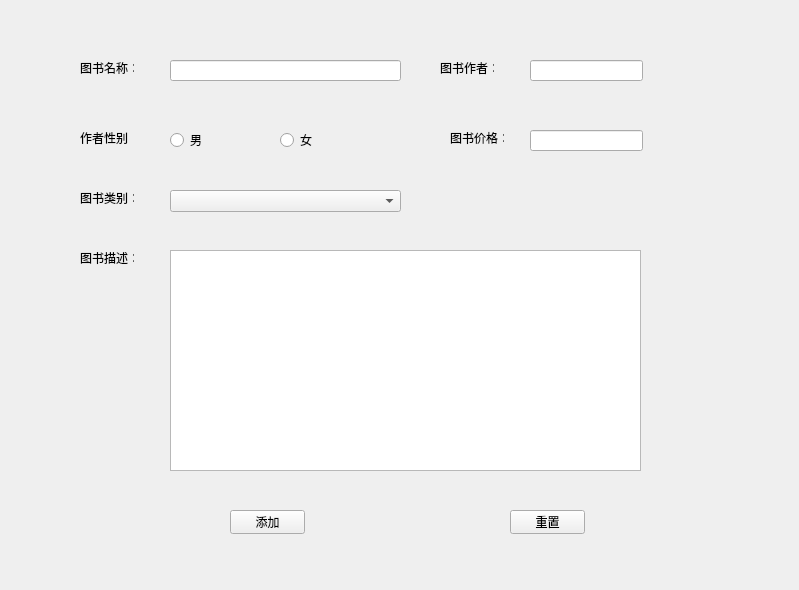
<?xml version="1.0" encoding="UTF-8"?>
<ui version="4.0">
 <class>Form</class>
 <widget class="QWidget" name="Form">
  <property name="geometry">
   <rect>
    <x>0</x>
    <y>0</y>
    <width>799</width>
    <height>590</height>
   </rect>
  </property>
  <property name="windowTitle">
   <string>图书信息添加</string>
  </property>
  <widget class="QLabel" name="label">
   <property name="geometry">
    <rect>
     <x>80</x>
     <y>60</y>
     <width>54</width>
     <height>16</height>
    </rect>
   </property>
   <property name="text">
    <string>图书名称：</string>
   </property>
  </widget>
  <widget class="QLineEdit" name="book_name_input">
   <property name="geometry">
    <rect>
     <x>170</x>
     <y>60</y>
     <width>231</width>
     <height>21</height>
    </rect>
   </property>
  </widget>
  <widget class="QLineEdit" name="book_author_iinput">
   <property name="geometry">
    <rect>
     <x>530</x>
     <y>60</y>
     <width>113</width>
     <height>21</height>
    </rect>
   </property>
  </widget>
  <widget class="QLabel" name="label_2">
   <property name="geometry">
    <rect>
     <x>440</x>
     <y>60</y>
     <width>54</width>
     <height>16</height>
    </rect>
   </property>
   <property name="text">
    <string>图书作者：</string>
   </property>
  </widget>
  <widget class="QLineEdit" name="book_prince_input">
   <property name="geometry">
    <rect>
     <x>530</x>
     <y>130</y>
     <width>113</width>
     <height>21</height>
    </rect>
   </property>
  </widget>
  <widget class="QLabel" name="label_3">
   <property name="geometry">
    <rect>
     <x>80</x>
     <y>130</y>
     <width>54</width>
     <height>16</height>
    </rect>
   </property>
   <property name="text">
    <string>作者性别</string>
   </property>
  </widget>
  <widget class="QLabel" name="label_4">
   <property name="geometry">
    <rect>
     <x>450</x>
     <y>130</y>
     <width>54</width>
     <height>16</height>
    </rect>
   </property>
   <property name="text">
    <string>图书价格：</string>
   </property>
  </widget>
  <widget class="QLabel" name="label_5">
   <property name="geometry">
    <rect>
     <x>80</x>
     <y>190</y>
     <width>54</width>
     <height>16</height>
    </rect>
   </property>
   <property name="text">
    <string>图书类别：</string>
   </property>
  </widget>
  <widget class="QLabel" name="label_6">
   <property name="geometry">
    <rect>
     <x>80</x>
     <y>250</y>
     <width>54</width>
     <height>16</height>
    </rect>
   </property>
   <property name="text">
    <string>图书描述：</string>
   </property>
  </widget>
  <widget class="QRadioButton" name="rbnt_man">
   <property name="geometry">
    <rect>
     <x>170</x>
     <y>130</y>
     <width>95</width>
     <height>20</height>
    </rect>
   </property>
   <property name="text">
    <string>男</string>
   </property>
  </widget>
  <widget class="QRadioButton" name="rbtn_women">
   <property name="geometry">
    <rect>
     <x>280</x>
     <y>130</y>
     <width>95</width>
     <height>20</height>
    </rect>
   </property>
   <property name="text">
    <string>女</string>
   </property>
  </widget>
  <widget class="QComboBox" name="comboBox_booktype">
   <property name="geometry">
    <rect>
     <x>170</x>
     <y>190</y>
     <width>231</width>
     <height>22</height>
    </rect>
   </property>
  </widget>
  <widget class="QPlainTextEdit" name="bookdesc_input">
   <property name="geometry">
    <rect>
     <x>170</x>
     <y>250</y>
     <width>471</width>
     <height>221</height>
    </rect>
   </property>
  </widget>
  <widget class="QPushButton" name="add_btn">
   <property name="geometry">
    <rect>
     <x>230</x>
     <y>510</y>
     <width>75</width>
     <height>24</height>
    </rect>
   </property>
   <property name="text">
    <string>添加</string>
   </property>
  </widget>
  <widget class="QPushButton" name="pushButton_2">
   <property name="geometry">
    <rect>
     <x>510</x>
     <y>510</y>
     <width>75</width>
     <height>24</height>
    </rect>
   </property>
   <property name="text">
    <string>重置</string>
   </property>
  </widget>
 </widget>
 <resources/>
 <connections/>
</ui>
